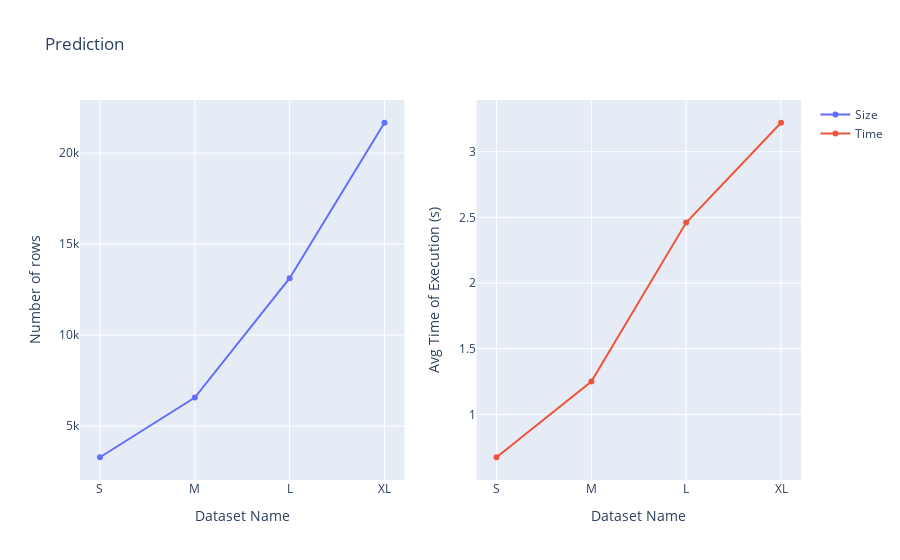

Write notebook code for a chart like this one.
### Code cell
local_test_timings = [674 * 10**-3, 1.25, 2.46, 3.22]
compare_size_and_time(datasets, local_test_timings, "Prediction")

### Figure 1 — Plotly figure (JSON) as saved in the notebook; plotly's stock layout.template omitted (floating-point values rounded to 4 significant figures)
{"data": [{"name": "Size", "type": "scatter", "x": ["S", "M", "L", "XL"], "xaxis": "x", "y": [3280, 6561, 13123, 21671], "yaxis": "y"}, {"name": "Time", "type": "scatter", "x": ["S", "M", "L", "XL"], "xaxis": "x2", "y": [0.674, 1.25, 2.46, 3.22], "yaxis": "y2"}], "layout": {"title": {"text": "Prediction"}, "xaxis": {"anchor": "y", "domain": [0, 0.45], "title": {"text": "Dataset Name"}}, "xaxis2": {"anchor": "y2", "domain": [0.55, 1], "title": {"text": "Dataset Name"}}, "yaxis": {"anchor": "x", "domain": [0, 1], "title": {"text": "Number of rows"}}, "yaxis2": {"anchor": "x2", "domain": [0, 1], "title": {"text": "Avg Time of Execution (s)"}}}}
